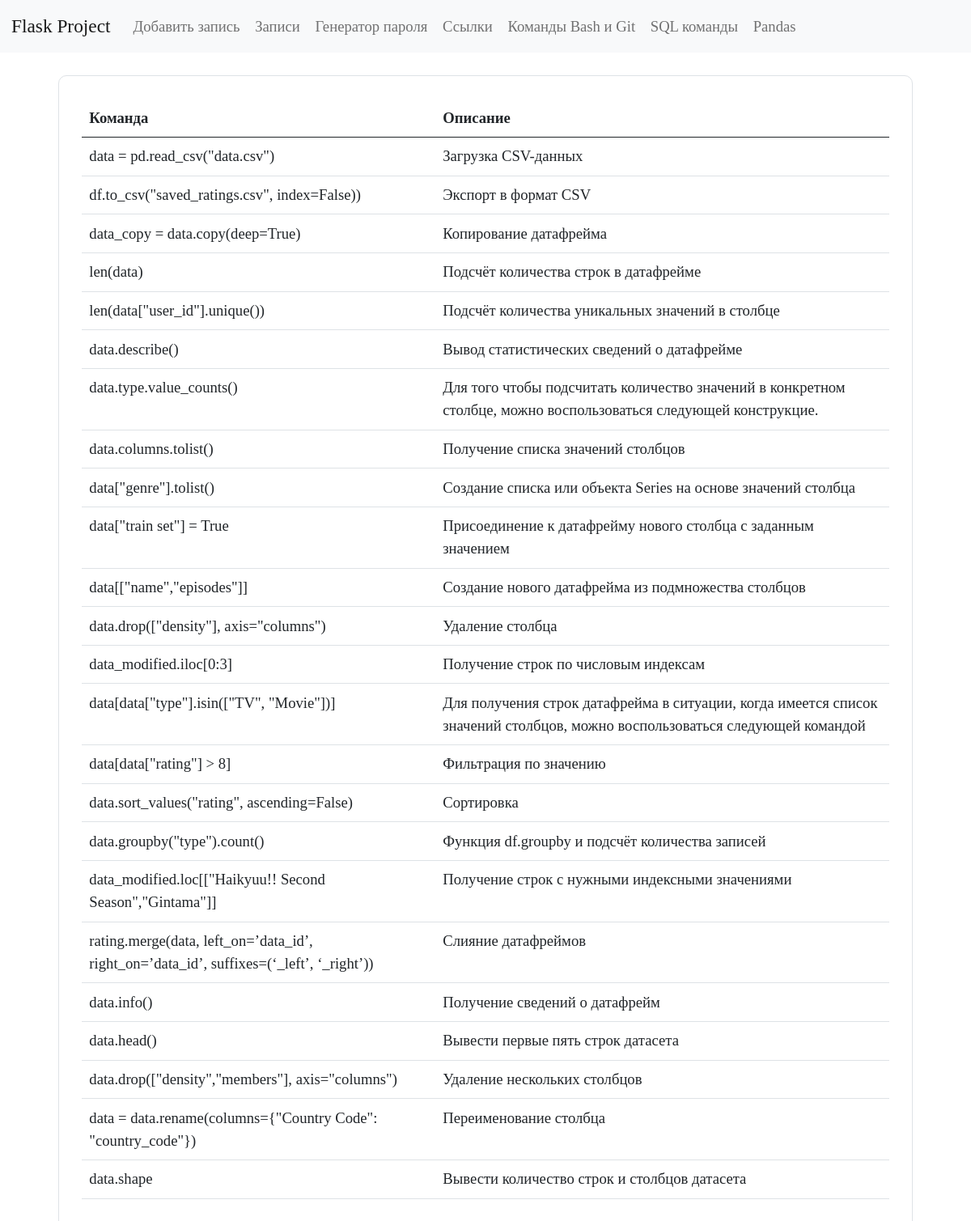
Page /pandas on the earlier database version.
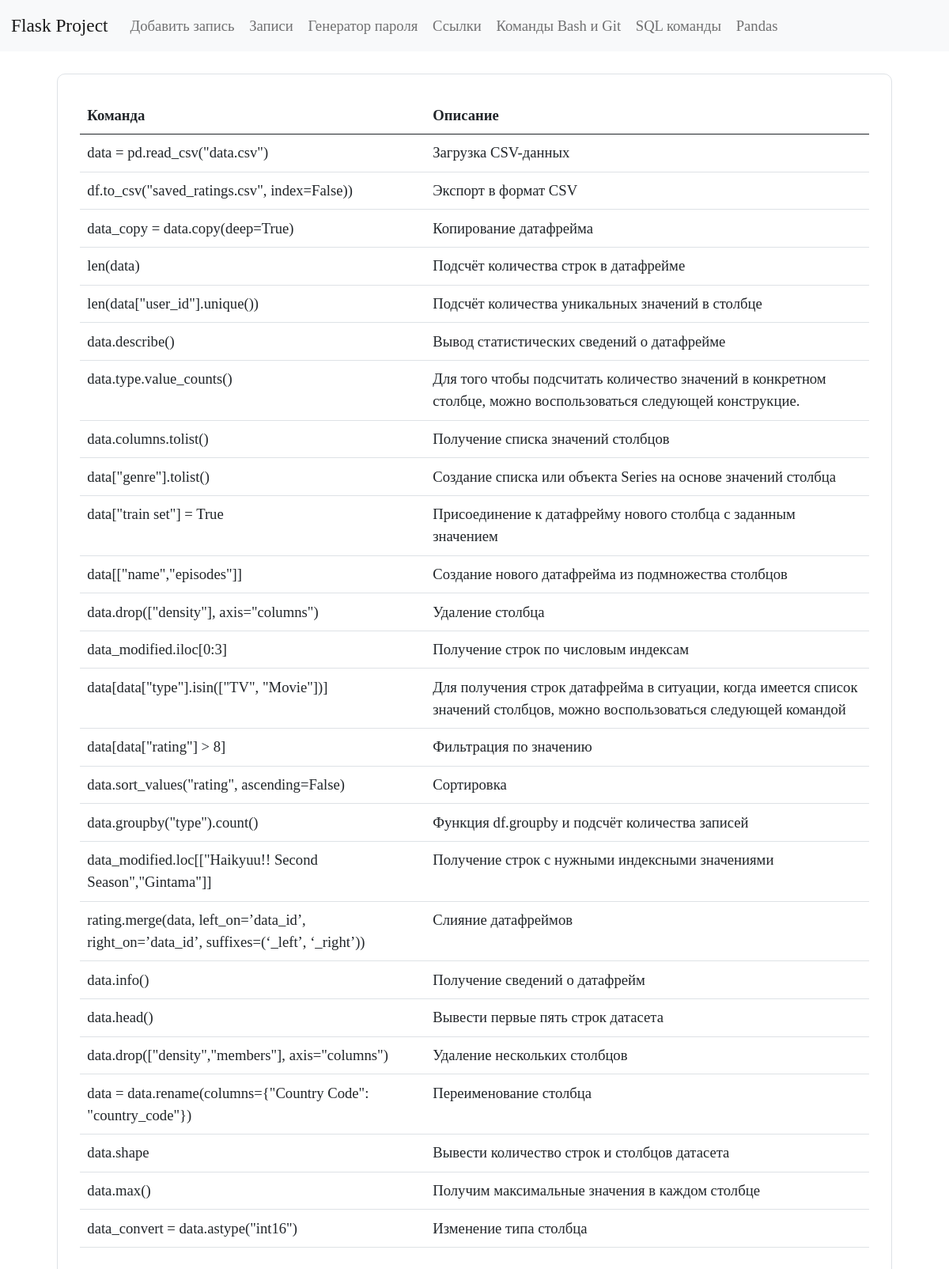
Same page on the later database version.
### tables this page shows
CREATE TABLE pandas (
    id INTEGER PRIMARY KEY AUTOINCREMENT,
    command TEXT NOT NULL,
    name TEXT NOT NULL
  );

### app.py (the view)
@app.route("/pandas")
def pandas_commands():
    conn = get_db_connection()
    pandas_commands = conn.execute("SELECT command, name FROM pandas").fetchall()
    conn.close()
    return render_template("pandas.html", pandas_commands=pandas_commands)

### app.py (called while the page is built)
def get_db_connection():
    conn = sqlite3.connect("database.db")
    conn.row_factory = sqlite3.Row
    return conn

### templates/pandas.html (shortened to what this page needs)
{% extends "base.html" %}
{% block content %}
<div class="bd-example">
  <table class="table">
    <thead>
      <tr>
        <th scope="col">Команда</th>
        <th scope="col">Описание</th>
      </tr>
    </thead>
    <tbody>
    {% for pandas_commands in pandas_commands %}
      <tr>
        <td>{{ pandas_commands['command'] }}</td>
        <td>{{ pandas_commands['name'] }}</td>
      </tr>
    {% endfor %}
    </tbody>
  </table>
</div>
{% endblock %}

### templates/base.html (shortened to what this page needs)
<!doctype html>
<html>
   <head>
      <link href="https://cdn.jsdelivr.net/npm/bootstrap@5.0.2/dist/css/bootstrap.min.css" rel="stylesheet">
      <link href="{{ url_for('static', filename='styles.css') }}" rel="stylesheet">
   </head>
   <body>
      {% include 'navbar.html' %}
      <main class="container">
         {% block content %}
         {% endblock %}
      </main>
   </body>
</html>

### templates/navbar.html (shortened to what this page needs)
<nav class="navbar navbar-expand-lg navbar-light bg-light">
   <div class="container-fluid">
      <a class="navbar-brand" href="{{ url_for('index') }}">Flask Project</a>
     <div class="collapse navbar-collapse" id="navbarNavAltMarkup">
       <div class="navbar-nav">
         <a class="nav-link" href="{{ url_for('new_post') }}">Добавить запись</a>
         <a class="nav-link" href="{{ url_for('posts') }}">Записи</a>
         <a class="nav-link" href="{{ url_for('password') }}">Генератор пароля</a>
         <a class="nav-link" href="{{ url_for('links') }}">Ссылки</a>
         <a class="nav-link" href="{{ url_for('git_and_bashes') }}">Команды Bash и Git</a>
         <a class="nav-link" href="{{ url_for('sql') }}">SQL команды</a>
         <a class="nav-link" href="{{ url_for('pandas_commands') }}">Pandas</a>
       </div>
     </div>
   </div>
</nav>

### static/styles.css (style rules this page uses)
* { font-family: Bahnschrift; font-size: 14pt; }
.nav-link { padding: 0; }
a { color: black; text-decoration: none; }
.bd-example { padding: 1.5rem; margin: 1.5rem; border-radius: 10px; border: solid #dee2e6 1px; }

Differences in the rows shown:
added pandas: command "data.max()", name "Получим максимальные значения в каждом столбце"
added pandas: command "data_convert = data.astype(\"int16\")", name "Изменение типа столбца"
